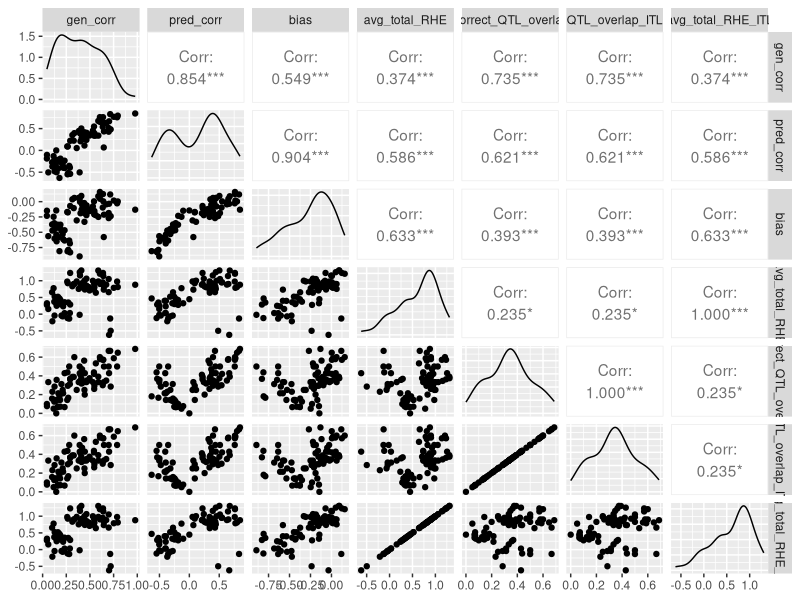
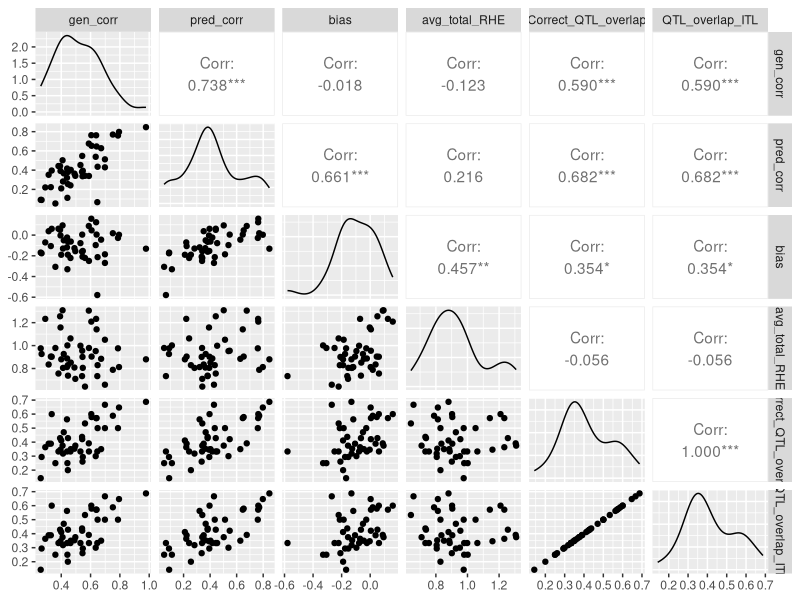
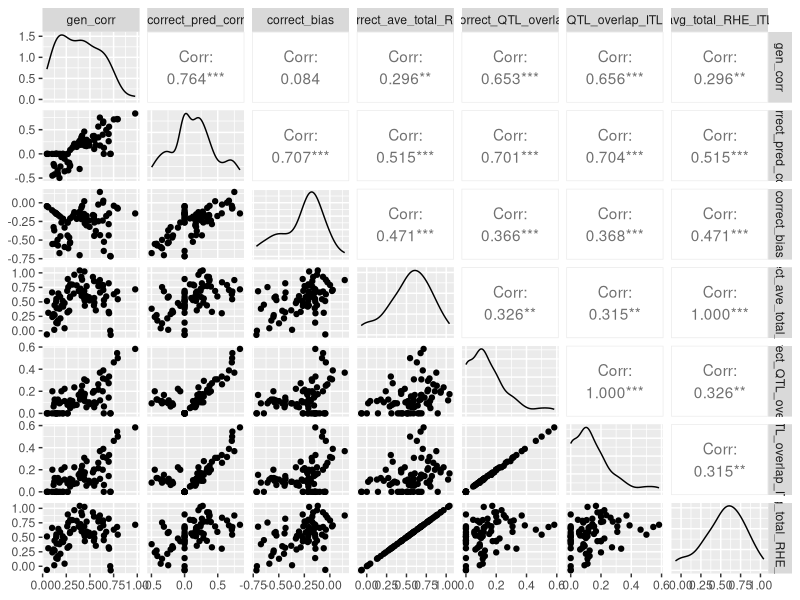
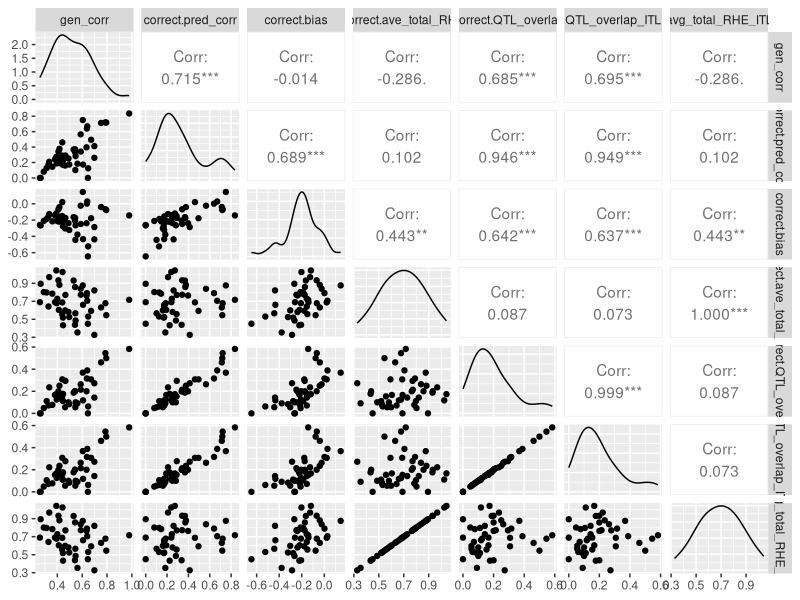
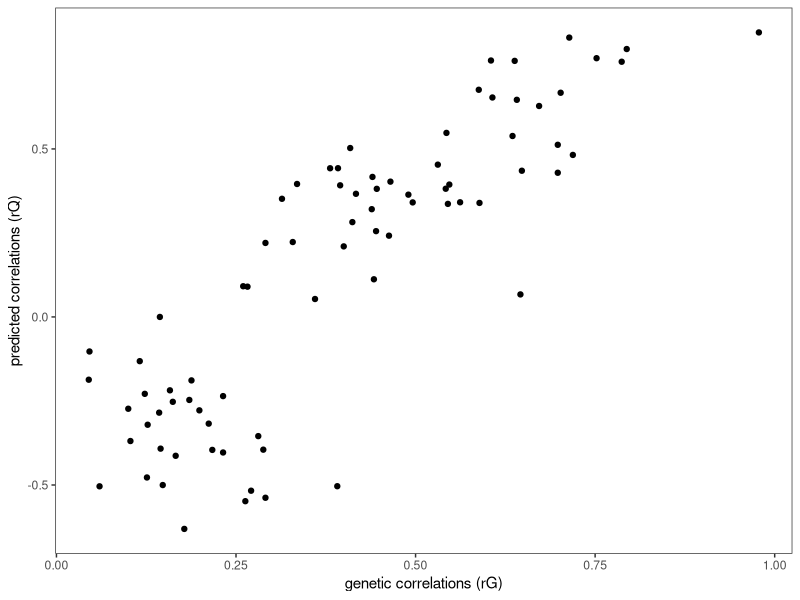
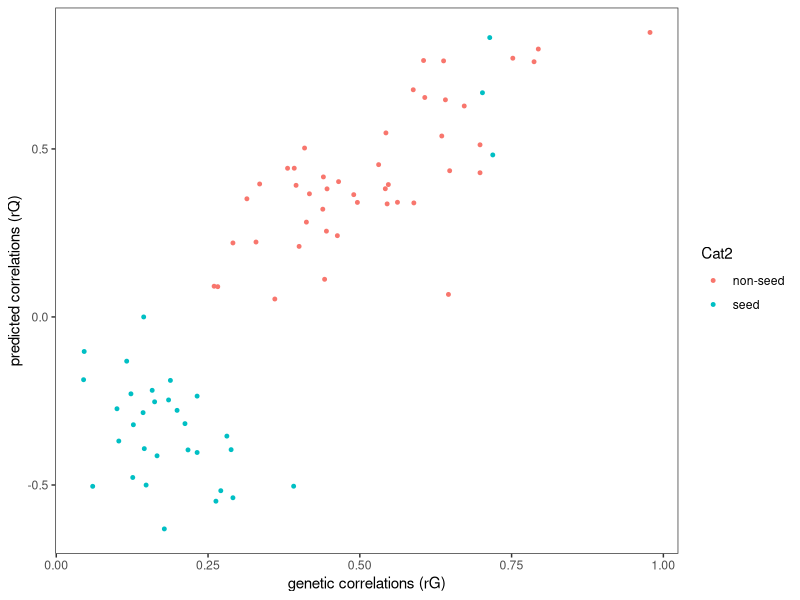
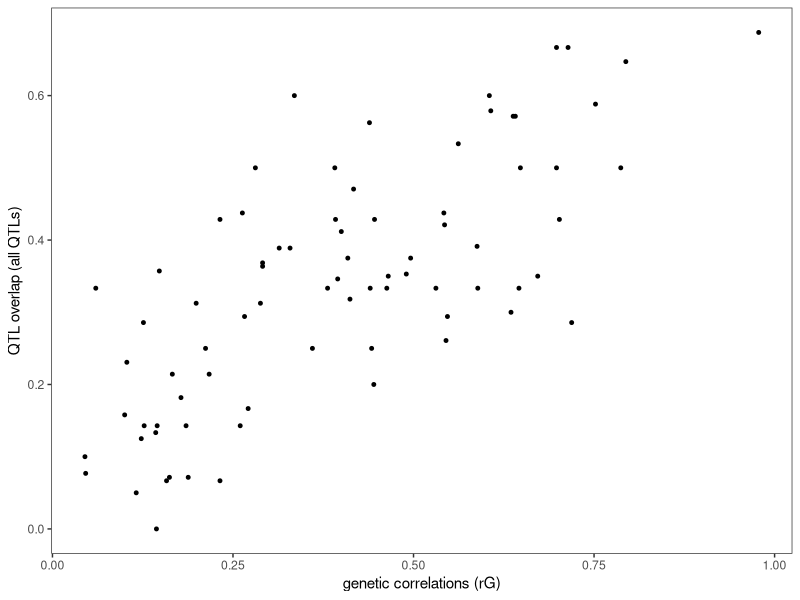
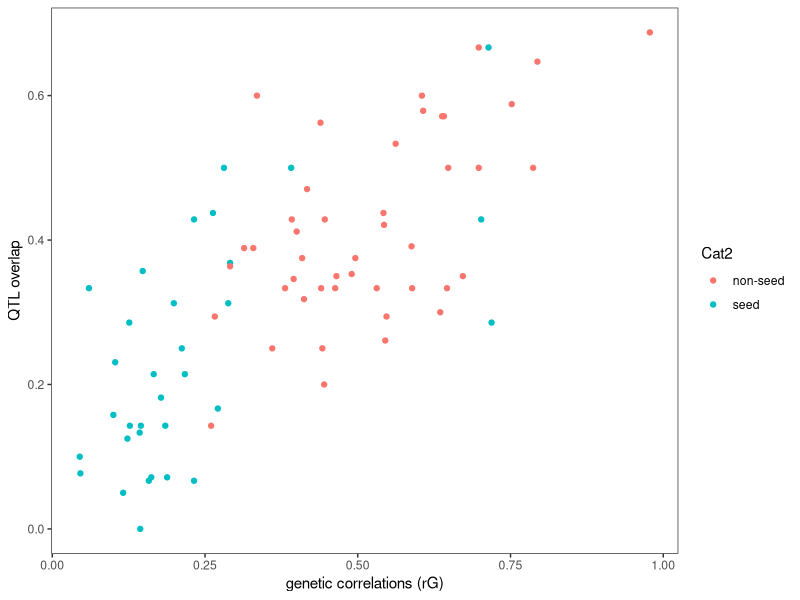

Write the R code that produced these figures, in order.
work_dir <- ("/Users/irene/Dropbox (Duke Bio_Ea)/Rausher Lab/Current_lab_members/Irene_Liao_Data/Dissertation/1_QTL_chapter/Mark_Analyses/Correlations/")
setwd (work_dir)

library(GGally) #for plots
library(ggpubr) #to arrange subfigures into figure

# Goal: 
# (1) Find correlations between QTL overlap, genetic correlations, bias, predicted genetic correlations
# (2) Plot correlations

# path to working directory
path <- work_dir

# read in files
# CWS_all - values from all QTL pairwise traits
# CWS_FN - values from only flower and nectar QTLs (all QTLs)
# GWS_all - values from GWS QTL pairwise traits
# GWS_FN - values from only flower and nectar QTLs (GWS QTLs)

CWS_all <- read.table("CWS_all_201005.csv", sep=",", header=TRUE, stringsAsFactor=FALSE)
CWS_FN <- read.table("CWS_FN_201005.csv", sep=",", header=TRUE, stringsAsFactor=FALSE)
GWS_all <- read.table("GWS_all_201005.csv", sep=",", header=TRUE, stringsAsFactor=FALSE)
GWS_FN <- read.table("GWS_FN_201005.csv", sep=",", header=TRUE, stringsAsFactor=FALSE)

# examine the correlations for all values
pdf("Correlations_allTypes_201004.pdf", useDingbats = FALSE)
ggpairs(CWS_all[2:8])
ggpairs(CWS_FN[2:7])
ggpairs(GWS_all[2:8])
ggpairs(GWS_FN[2:8])
dev.off()

###########
# CWS_all #
###########
pdf("Correlations_CWS_all_210514.pdf", useDingbats = FALSE)
#sink("Correlations_CWS_all_201005.txt")
M1 <- cor(CWS_all$gen_corr,CWS_all$pred_corr)
print("(1) gen_corr vs pred_corr")
print(M1)
p1 <- ggplot(CWS_all, aes(x=gen_corr, y=pred_corr)) +
  geom_point() + theme_bw() + labs(x="genetic correlations (rG)", y="predicted correlations (rQ)") +
  theme(panel.grid.major=element_blank(), panel.grid.minor=element_blank(),plot.background=element_blank())
plot(p1)
A2 <- ggplot(CWS_all, aes(x=gen_corr, y=pred_corr, color=Cat2)) +
  geom_point(size=1) + theme_bw() + labs(x="genetic correlations (rG)", y="predicted correlations (rQ)") +
  theme(panel.grid.major=element_blank(), panel.grid.minor=element_blank(),plot.background=element_blank())
plot(A2)

M1 <- cor(CWS_all$gen_corr,CWS_all$Correct_QTL_overlap)
print("(2) gen_corr vs Correct_QTL_overlap")
print(M1)
B4 <- ggplot(CWS_all, aes(x=gen_corr, y=Correct_QTL_overlap)) +
  geom_point(size=1) + theme_bw() + labs(x="genetic correlations (rG)", y="QTL overlap (all QTLs)") +
  theme(panel.grid.major=element_blank(), panel.grid.minor=element_blank(),plot.background=element_blank())
plot(B4)
p1 <- ggplot(CWS_all, aes(x=gen_corr, y=Correct_QTL_overlap, color=Cat2)) +
  geom_point() + theme_bw() + labs(x="genetic correlations (rG)", y="QTL overlap") +
  theme(panel.grid.major=element_blank(), panel.grid.minor=element_blank(),plot.background=element_blank())
plot(p1)

M1 <- cor(CWS_all$avg_total_RHE,CWS_all$bias)
print("(3) avg total RHE vs bias")
print(M1)
p1 <- ggplot(CWS_all, aes(x=avg_total_RHE, y=bias)) +
  geom_point() + theme_bw() + labs(x="average total RHE", y="bias (rQ - rG)") +
  theme(panel.grid.major=element_blank(), panel.grid.minor=element_blank(),plot.background=element_blank())
plot(p1)
C2 <- ggplot(CWS_all, aes(x=avg_total_RHE, y=bias, color=Cat2)) +
  geom_point(size=1) + theme_bw() + labs(x="average total RHE", y="bias (rQ - rG)") +
  theme(panel.grid.major=element_blank(), panel.grid.minor=element_blank(),plot.background=element_blank())
plot(C2)
#sink()
dev.off()

##########
# CWS_FN #
##########
pdf("Correlations_CWS_FN_210514.pdf", useDingbats = FALSE)
#sink("Correlations_CWS_FN_201005.txt")
M1 <- cor(CWS_FN$gen_corr,CWS_FN$pred_corr)
print("(1) gen_corr vs pred_corr")
print(M1)
B2 <- ggplot(CWS_FN, aes(x=gen_corr, y=pred_corr)) +
  geom_point(size=1) + theme_bw() + labs(x="genetic correlations (rG)", y="predicted correlations (rQ)") +
  theme(panel.grid.major=element_blank(), panel.grid.minor=element_blank(),plot.background=element_blank())
plot(B2)
p1 <- ggplot(CWS_FN, aes(x=gen_corr, y=pred_corr, color=Cat1)) +
  geom_point() + theme_bw() + labs(x="genetic correlations (rG)", y="predicted correlations (rQ)") +
  theme(panel.grid.major=element_blank(), panel.grid.minor=element_blank(),plot.background=element_blank())
plot(p1)


M1 <- cor(CWS_FN$gen_corr,CWS_FN$Correct_QTL_overlap)
print("(2) gen_corr vs Correct_QTL_overlap")
print(M1)
p1 <- ggplot(CWS_FN, aes(x=gen_corr, y=Correct_QTL_overlap)) +
  geom_point() + theme_bw() + labs(x="genetic correlations (rG)", y="QTL overlap") +
  theme(panel.grid.major=element_blank(), panel.grid.minor=element_blank(),plot.background=element_blank())
plot(p1)
p1 <- ggplot(CWS_FN, aes(x=gen_corr, y=Correct_QTL_overlap, color=Cat1)) +
  geom_point() + theme_bw() + labs(x="genetic correlations (rG)", y="QTL overlap") +
  theme(panel.grid.major=element_blank(), panel.grid.minor=element_blank(),plot.background=element_blank())
plot(p1)

M1 <- cor(CWS_FN$avg_total_RHE,CWS_FN$bias)
print("(3) avg total RHE vs bias")
print(M1)
D2 <- ggplot(CWS_FN, aes(x=avg_total_RHE, y=bias)) +
  geom_point(size=1) + theme_bw() + labs(x="average total RHE", y="bias (rQ - rG)") +
  theme(panel.grid.major=element_blank(), panel.grid.minor=element_blank(),plot.background=element_blank())
plot(D2)
p1 <- ggplot(CWS_FN, aes(x=avg_total_RHE, y=bias, color=Cat1)) +
  geom_point() + theme_bw() + labs(x="average total RHE", y="bias (rQ - rG)") +
  theme(panel.grid.major=element_blank(), panel.grid.minor=element_blank(),plot.background=element_blank())
plot(p1)

#sink()
dev.off()

###########
# GWS_all #
###########
pdf("Correlations_GWS_all_210514.pdf", useDingbats = FALSE)
#sink("Correlations_GWS_all_201005.txt")
M1 <- cor(GWS_all$gen_corr,GWS_all$correct_pred_corr)
print("(1) gen_corr vs correct_pred_corr")
print(M1)
p1 <- ggplot(GWS_all, aes(x=gen_corr, y=correct_pred_corr)) +
  geom_point() + theme_bw() + labs(x="genetic correlations (rG)", y="predicted correlations (rQ)") +
  theme(panel.grid.major=element_blank(), panel.grid.minor=element_blank(),plot.background=element_blank())
plot(p1)
A1 <- ggplot(GWS_all, aes(x=gen_corr, y=correct_pred_corr, color=Cat2)) +
  geom_point(size=1) + theme_bw() + labs(x="genetic correlations (rG)", y="predicted correlations (rQ)") +
  theme(panel.grid.major=element_blank(), panel.grid.minor=element_blank(),plot.background=element_blank())
plot(A1)
#fig1

M1 <- cor(GWS_all$gen_corr,GWS_all$Correct_QTL_overlap)
print("(2) gen_corr vs Correct_QTL_overlap")
print(M1)
A4 <- ggplot(GWS_all, aes(x=gen_corr, y=Correct_QTL_overlap)) +
  geom_point(size=1) + theme_bw() + labs(x="genetic correlations (rG)", y="QTL overlap (GWS QTLs)") +
  theme(panel.grid.major=element_blank(), panel.grid.minor=element_blank(),plot.background=element_blank())
plot(A4)
p1 <- ggplot(GWS_all, aes(x=gen_corr, y=Correct_QTL_overlap, color=Cat2)) +
  geom_point() + theme_bw() + labs(x="genetic correlations (rG)", y="QTL overlap") +
  theme(panel.grid.major=element_blank(), panel.grid.minor=element_blank(),plot.background=element_blank())
plot(p1)

M1 <- cor(GWS_all$Correct_ave_total_RHE,GWS_all$correct_bias)
print("(4) correct_ave_total_RHE vs correct_bias")
print(M1)
p1 <- ggplot(GWS_all, aes(x=Correct_ave_total_RHE, y=correct_bias)) +
  geom_point() + theme_bw() + labs(x="average total RHE", y="bias (rQ - rG)") +
  theme(panel.grid.major=element_blank(), panel.grid.minor=element_blank(),plot.background=element_blank())
plot(p1)
C1 <- ggplot(GWS_all, aes(x=Correct_ave_total_RHE, y=correct_bias, color=Cat2)) +
  geom_point(size=1) + theme_bw() + labs(x="average total RHE", y="bias (rQ - rG)") +
  theme(panel.grid.major=element_blank(), panel.grid.minor=element_blank(),plot.background=element_blank())
plot(C1)

#sink()
dev.off()

##########
# GWS_FN #
##########
pdf("Correlations_GWS_FN_210514.pdf", useDingbats = FALSE)
#sink("Correlations_GWS_FN_201005.txt")
M1 <- cor(GWS_FN$gen_corr,GWS_FN$correct.pred_corr)
print("(1) gen_corr vs correct_pred_corr")
print(M1)
B1 <- ggplot(GWS_FN, aes(x=gen_corr, y=correct.pred_corr)) +
  geom_point(size=1) + theme_bw() + labs(x="genetic correlations (rG)", y="predicted correlations (rQ)") +
  theme(panel.grid.major=element_blank(), panel.grid.minor=element_blank(),plot.background=element_blank())
plot(B1)
p1 <- ggplot(GWS_FN, aes(x=gen_corr, y=correct.pred_corr, color=Cat1)) +
  geom_point() + theme_bw() + labs(x="genetic correlations (rG)", y="predicted correlations (rQ)") +
  theme(panel.grid.major=element_blank(), panel.grid.minor=element_blank(),plot.background=element_blank())
plot(p1)


M1 <- cor(GWS_FN$gen_corr,GWS_FN$Correct.QTL_overlap)
print("(2) gen_corr vs Correct_QTL_overlap")
print(M1)
p1 <- ggplot(GWS_FN, aes(x=gen_corr, y=Correct.QTL_overlap)) +
  geom_point() + theme_bw() + labs(x="genetic correlations (rG)", y="QTL overlap") +
  theme(panel.grid.major=element_blank(), panel.grid.minor=element_blank(),plot.background=element_blank())
plot(p1)
p1 <- ggplot(GWS_FN, aes(x=gen_corr, y=Correct.QTL_overlap, color=Cat1)) +
  geom_point() + theme_bw() + labs(x="genetic correlations (rG)", y="QTL overlap") +
  theme(panel.grid.major=element_blank(), panel.grid.minor=element_blank(),plot.background=element_blank())
plot(p1)

M1 <- cor(GWS_FN$Correct.ave_total_RHE,GWS_FN$correct.bias)
print("(3) correct_ave_total_RHE vs correct_bias")
print(M1)
D1 <- ggplot(GWS_FN, aes(x=Correct.ave_total_RHE, y=correct.bias)) +
  geom_point(size=1) + theme_bw() + labs(x="average total RHE", y="bias (rQ - rG)") +
  theme(panel.grid.major=element_blank(), panel.grid.minor=element_blank(),plot.background=element_blank())
plot(D1)
p1 <- ggplot(GWS_FN, aes(x=Correct.ave_total_RHE, y=correct.bias, color=Cat1)) +
  geom_point() + theme_bw() + labs(x="average total RHE", y="bias (rQ - rG)") +
  theme(panel.grid.major=element_blank(), panel.grid.minor=element_blank(),plot.background=element_blank())
plot(p1)
#sink()
dev.off()

############################
# arrange to make Figure 4 #
############################
pdf("Correlations_Figure4_arrange.pdf", useDingbats = FALSE)
fig4 <- ggarrange(A4, B4, ncol = 2, nrow=1, labels=c("a)","b)"))
fig4
dev.off()

############################
# arrange to make Figure 5 #
############################
pdf("Correlations_Figure5_arrange.pdf", useDingbats = FALSE)
panel1 <- ggarrange(A1, A2, ncol = 2, nrow=1, labels=c("a)","b)"), legend = "none")
panel1
panel2 <- ggarrange(B1, B2, ncol = 2, nrow=1, labels=c("c)","d)"))
panel2
panel3 <- ggarrange(C1, C2, ncol = 2, nrow=1, labels=c("e)","f)"), legend = "none")
panel3
panel4 <- ggarrange(D1, D2, ncol = 2, nrow=1, labels=c("g)","h)"))
panel4

comb <- ggarrange(panel1, panel2, panel3, panel4,
                  nrow=4)
comb
dev.off()